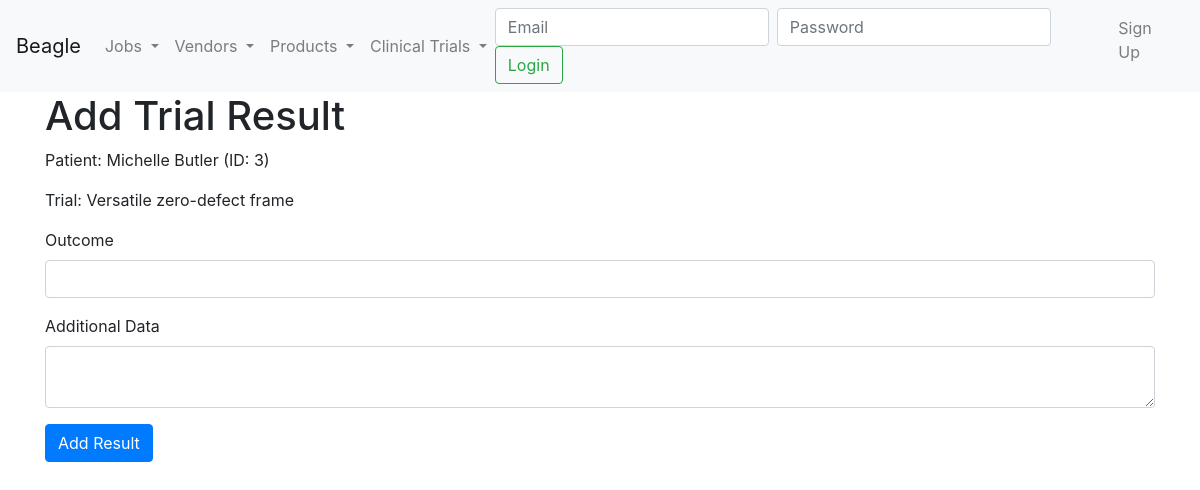
Before: /enrollment/71/add_result with the older database file.
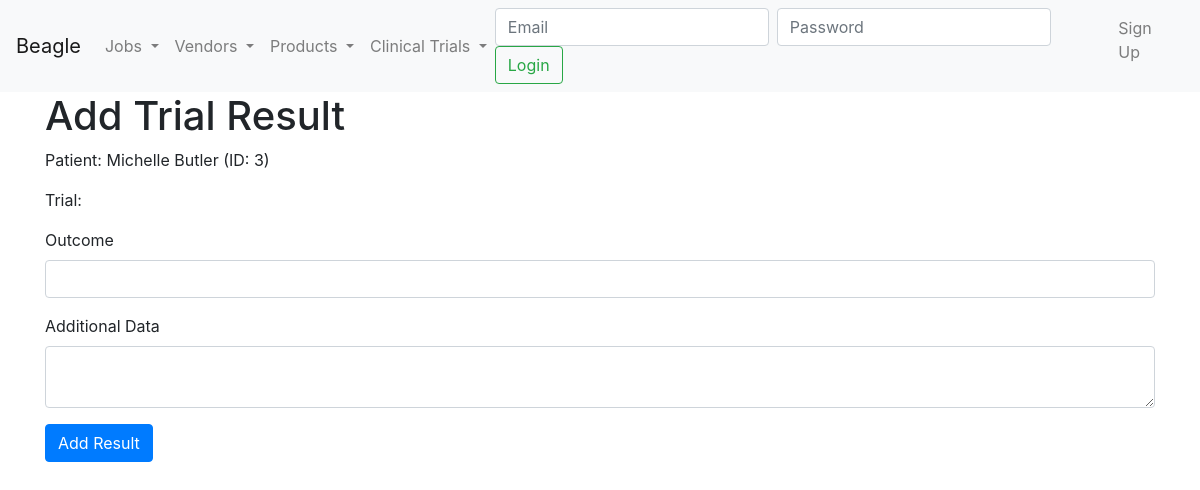
After: the same page with the newer database file.
### model.py (models this page shows)
class ClinicalTrial(Base):
    __tablename__ = 'clinical_trials'
    TrialID = Column(Integer, primary_key=True)
    TrialName = Column(String, nullable=False)
    Description = Column(String)
    StartDate = Column(Date, nullable=False)
    EndDate = Column(Date)
    TrialType = Column(Enum('formal', 'informal', name='trial_type_enum'), nullable=False)
    ProductID = Column(String, ForeignKey('products.ProductID'))
    product = relationship('Product', back_populates='clinical_trials')
    enrollments = relationship('TrialEnrollment', back_populates='trial')
    standards = relationship('ClinicalTrialStandard', back_populates='trial')

### clinical_trial.py (the view)
@app.route('/enrollment/<int:enrollment_id>/add_result', methods=['GET', 'POST'])
def add_trial_result_gui(enrollment_id):
    session = Session
    try:
        enrollment = session.query(TrialEnrollment).options(
            joinedload(TrialEnrollment.patient),
            joinedload(TrialEnrollment.trial)
        ).filter_by(EnrollmentID=enrollment_id).first()
        if not enrollment:
            abort(404, description="Enrollment not found")
        if request.method == 'POST':
            outcome = request.form['Outcome']
            additional_data = request.form['AdditionalData']
            if not outcome:
                flash('Outcome is required', 'danger')
                return redirect(url_for('add_trial_result_gui', enrollment_id=enrollment_id))
            result = TrialResult(
                EnrollmentID=enrollment_id,
                Outcome=outcome,
                DateOfResult=date.today(),
                AdditionalData=additional_data
            )
            session.add(result)
            session.commit()
            flash('Trial result recorded successfully!', 'success')
            return redirect(url_for('trial_detail_gui', trial_id=enrollment.TrialID))
        else:
            return render_template('clinical_trial/add_trial_result.html', enrollment=enrollment)
    except SQLAlchemyError as e:
        session.rollback()
        flash(f'Error: {str(e)}', 'danger')
        return redirect(url_for('trial_detail_gui', trial_id=enrollment.TrialID))

### app.py (called while the page is built)
@app.context_processor
def inject_get_job_status():
    return dict(get_job_status=get_job_status)

### templates/clinical_trial/add_trial_result.html
{% extends 'base.html' %}
{% block content %}
<h1>Add Trial Result</h1>
<p>Patient: {{ enrollment.patient.Name }} (ID: {{ enrollment.patient.PatientID }})</p>
<p>Trial: {{ enrollment.trial.TrialName }}</p>
<form method="post">
    <div class="form-group">
        <label for="Outcome">Outcome</label>
        <input type="text" class="form-control" id="Outcome" name="Outcome" required>
    </div>
    <div class="form-group">
        <label for="AdditionalData">Additional Data</label>
        <textarea class="form-control" id="AdditionalData" name="AdditionalData"></textarea>
    </div>
    <button type="submit" class="btn btn-primary">Add Result</button>
</form>
{% endblock %}

Changed rows visible on the page:
removed ClinicalTrial: trial.TrialName "Versatile zero-defect frame"
